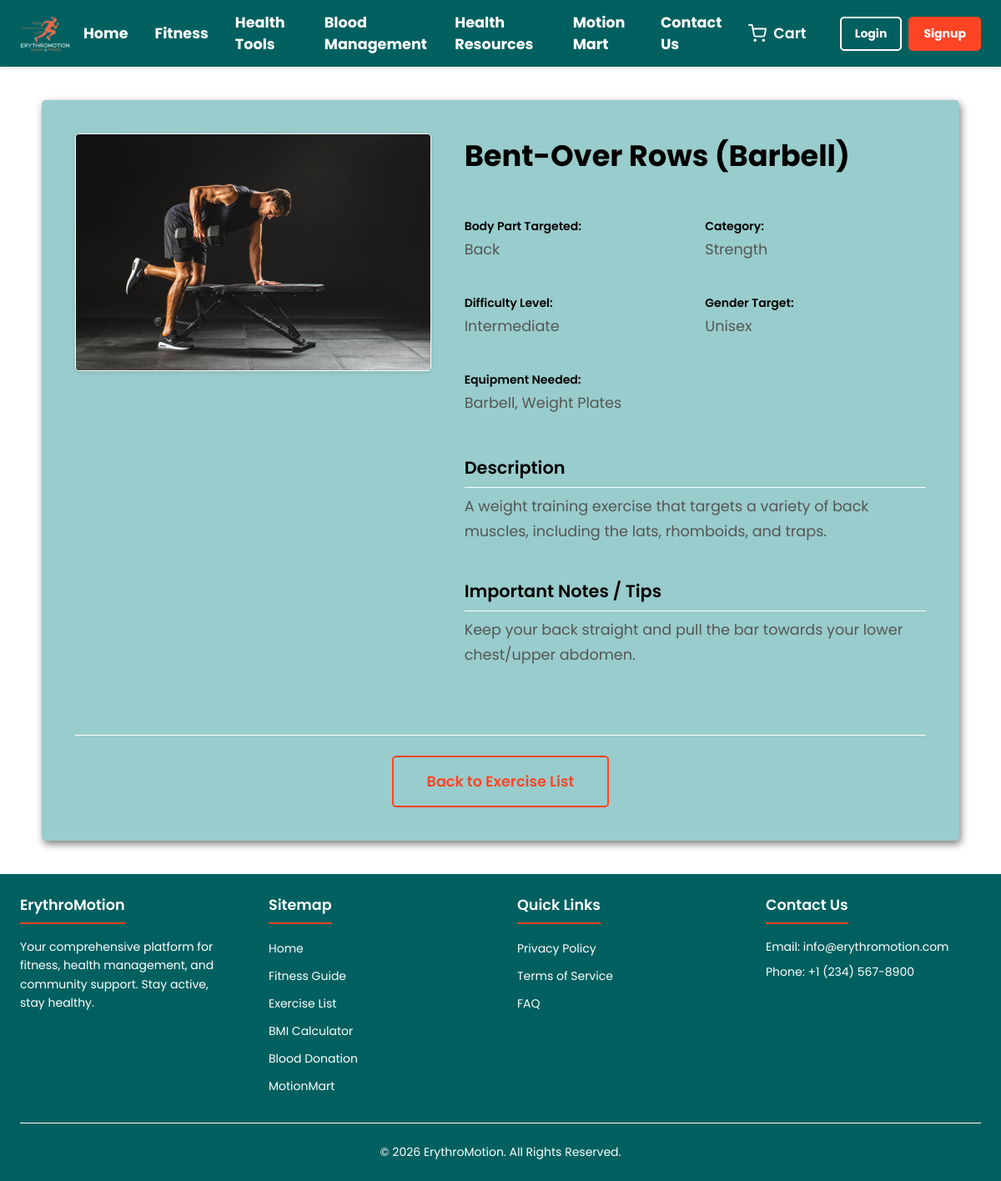
The page /exercise_details.php?id=25 on the database its author committed.
### tables this page shows
CREATE TABLE IF NOT EXISTS exercises (
    exercise_id INT AUTO_INCREMENT PRIMARY KEY,
    name VARCHAR(255) NOT NULL,
    description TEXT NULL,
    body_part_targeted VARCHAR(100) NULL,
    category_type VARCHAR(100) NULL,
    difficulty_level ENUM('Beginner', 'Intermediate', 'Advanced') NOT NULL,
    equipment_needed BOOLEAN NOT NULL DEFAULT 0,
    equipment_details VARCHAR(255) NULL,
    image_url VARCHAR(255) NULL,
    video_url VARCHAR(255) NULL,
    gender_target ENUM('Unisex', 'Male', 'Female') DEFAULT 'Unisex',
    notes TEXT NULL,
    is_featured BOOLEAN DEFAULT 0
);

### exercise_details.php (the view, shortened to what this page needs)
<?php
$root_path_prefix = "";
include __DIR__ . '/includes/db_connect.php';
$exercise = null;
$errors = [];
$exercise_id_from_get = filter_input(INPUT_GET, 'id', FILTER_VALIDATE_INT);
if (!$exercise_id_from_get) {
    $errors[] = "No exercise ID specified or invalid ID format.";
} else {
    try {
        $pdo = new PDO("mysql:host=$db_host;dbname=$db_name;charset=utf8mb4", $db_user, $db_pass);
        $pdo->setAttribute(PDO::ATTR_ERRMODE, PDO::ERRMODE_EXCEPTION);
        $pdo->setAttribute(PDO::ATTR_DEFAULT_FETCH_MODE, PDO::FETCH_ASSOC);
        $stmt = $pdo->prepare("SELECT * FROM exercises WHERE exercise_id = :exercise_id");
        $stmt->bindParam(':exercise_id', $exercise_id_from_get, PDO::PARAM_INT);
        $stmt->execute();
        $exercise = $stmt->fetch();
    } catch (PDOException $e) {
        $errors[] = "Database error: Could not retrieve exercise details. " . $e->getMessage();
        $page_title = "Error - ErythroMotion";
    }
}
?>
<!DOCTYPE html>
<html lang="en">
<head>
    <link rel="stylesheet" href="<?php echo $root_path_prefix; ?>css/variables.css">
    <link rel="stylesheet" href="<?php echo $root_path_prefix; ?>css/navbar.css">
    <link rel="stylesheet" href="<?php echo $root_path_prefix; ?>css/footer.css">
    <link rel="stylesheet" href="<?php echo $root_path_prefix; ?>css/exercise_details.css">
</head>
<body>
    <?php include __DIR__ . '/includes/navbar.php';  ?>
    <main>
        <div class="exercise-details-container">
            <?php if (!empty($errors)): ?>
                <div class="message error-message global-message">
                    <?php foreach ($errors as $error): ?>
                        <p><?php echo htmlspecialchars($error); ?></p>
                    <?php endforeach; ?>
                    <p><a href="<?php echo $root_path_prefix; ?>exercise.php">Back to Exercise List</a></p>
                </div>
            <?php elseif ($exercise): ?>
                <div class="exercise-layout">
                    <div class="exercise-media-column">
                        <?php if (!empty($exercise['image_url'])): ?>
                            <img src="<?php echo $root_path_prefix . htmlspecialchars($exercise['image_url']); ?>" alt="<?php echo htmlspecialchars($exercise['name']); ?>" class="exercise-main-image">
                        <?php else: ?>
                            <img src="<?php echo $root_path_prefix; ?>images/exercises/placeholder_large.png" alt="Placeholder Exercise Image" class="exercise-main-image placeholder-image">
                        <?php endif; ?>
                    </div>
                    <div class="exercise-info-column">
                        <h1 class="exercise-main-title"><?php echo htmlspecialchars($exercise['name']); ?></h1>
                        <div class="exercise-info-grid">
                            <div class="info-item">
                                <strong>Body Part Targeted:</strong>
                                <p><?php echo htmlspecialchars($exercise['body_part_targeted'] ?? 'N/A'); ?></p>
                            </div>
                            <div class="info-item">
                                <strong>Category:</strong>
                                <p><?php echo htmlspecialchars($exercise['category_type'] ?? 'N/A'); ?></p>
                            </div>
                            <div class="info-item">
                                <strong>Difficulty Level:</strong>
                                <p><?php echo htmlspecialchars($exercise['difficulty_level']); ?></p>
                            </div>
                            <div class="info-item">
                                <strong>Gender Target:</strong>
                                <p><?php echo htmlspecialchars($exercise['gender_target']); ?></p>
                            </div>
                            <div class="info-item full-width-info">
                                <strong>Equipment Needed:</strong>
                                <p>
                                    <?php
                                    if ($exercise['equipment_needed']) {
                                        echo htmlspecialchars($exercise['equipment_details'] ?: 'Specific equipment required.');
                                    } else {
                                        echo 'None (Bodyweight Exercise)';
                                    }
                                    ?>
                                </p>
                            </div>
                        </div>
                        <div class="exercise-details-section exercise-description-section">
                            <h2>Description</h2>
                            <p><?php echo nl2br(htmlspecialchars($exercise['description'] ?? 'No description available.')); ?></p>
                        </div>
                        <?php if (!empty($exercise['notes'])): ?>
                        <div class="exercise-details-section exercise-notes-section">
                            <h2>Important Notes / Tips</h2>
                            <p><?php echo nl2br(htmlspecialchars($exercise['notes'])); ?></p>
                        </div>
                        <?php endif; ?>
                    </div>
                </div>
                <div class="exercise-page-actions">
                    <a href="<?php echo $root_path_prefix; ?>exercise.php" class="button-secondary">Back to Exercise List</a>
                </div>
            <?php else: ?>
                 <p>The exercise you are looking for could not be found.</p>
                 <p><a href="<?php echo $root_path_prefix; ?>exercise.php">Back to Exercise List</a></p>
            <?php endif; ?>
        </div>
    </main>
    <?php include __DIR__ . '/includes/footer.php';  ?>
</body>
</html>

### css/variables.css (style rules this page uses)
:root { --primary-color: #ff4524; --primary-color-darker: #c9361c; --secondary-color: #80ccff; --success-color: #00a000; --error-color: red; --text-color-primary: #000000; --white-text-color: white; --text-color-secondary: #555555; --white: white; --black: black; --background-color: #006060; --background-color-light: #99cccc; --border-color: #ffffff; --font-family-primary: 'Poppins', 'Roboto', 'Segoe UI', Arial, sans-serif; --font-size-base: 16px; --font-size-small: 0.875rem; --font-size-medium: 1.1rem; --font-size-large: 1.7rem; --spacing-unit: 0.5rem; --spacing-xs: var(--spacing-unit); --spacing-sm: calc(var(--spacing-unit) * 2); --spacing-md: calc(var(--spacing-unit) * 3); --spacing-lg: calc(var(--spacing-unit) * 5); --navbar-height: 5rem; --border-radius: 5px; --transition-speed: 0.3s; --box-shadow: 2px 4px 10px rgba(0, 0, 0, 0.5); }

### css/navbar.css (style rules this page uses)
*, *::before, *::after { box-sizing: border-box; margin: 0; padding: 0; }
body { padding-top: var(--navbar-height); font-family: var(--font-family-primary); background-color: var(--white); }

### css/exercise_details.css (style rules this page uses)
.exercise-details-container { max-width: 1100px; margin: 0 auto; background-color: var(--background-color-light); padding: var(--spacing-lg); border-radius: var(--border-radius); box-shadow: var(--box-shadow); }
.exercise-layout { display: flex; flex-wrap: wrap; gap: var(--spacing-lg); margin-bottom: var(--spacing-lg); }
.exercise-media-column { flex: 1 1 400px; min-width: 300px; display: flex; flex-direction: column; align-items: center; }
.exercise-info-column { flex: 2 1 500px; color: var(--text-color-primary); }
.exercise-main-title { font-size: 2.2rem; font-weight: 700; color: var(--text-color-primary); margin-bottom: var(--spacing-md); text-align: left; }
.exercise-main-image { width: 100%; max-width: 500px; height: auto; max-height: 400px; object-fit: cover; border-radius: var(--border-radius); border: 1px solid var(--border-color); box-shadow: 0 2px 4px rgba(0, 0, 0, 0.1); margin-bottom: var(--spacing-md); display: block; }
.exercise-info-grid { display: grid; grid-template-columns: repeat(auto-fit, minmax(220px, 1fr)); gap: var(--spacing-md); margin-bottom: var(--spacing-md); padding: var(--spacing-sm) 0; }
.info-item { padding: var(--spacing-xs) 0; }
.info-item.full-width-info { grid-column: 1 / -1; }
.info-item strong { display: block; font-weight: 600; color: var(--text-color-primary); margin-bottom: 3px; font-size: var(--font-size-small); }
.info-item p { margin: 0; font-size: var(--font-size-medium); color: var(--text-color-secondary); line-height: 1.6; }
.exercise-details-section { margin-bottom: var(--spacing-lg); }
.exercise-details-section h2, .exercise-description-section h2, .exercise-notes-section h2 { font-size: 1.3rem; font-weight: 600; color: var(--text-color-primary); margin-top: 0; margin-bottom: var(--spacing-xs); padding-bottom: var(--spacing-xs); border-bottom: 1px solid var(--border-color); }
.exercise-details-section p, .exercise-description-section p, .exercise-notes-section p { font-size: var(--font-size-medium); line-height: 1.7; color: var(--text-color-secondary); margin-bottom: var(--spacing-sm); }
.exercise-page-actions { text-align: center; margin-top: var(--spacing-lg); padding-top: var(--spacing-md); border-top: 1px solid var(--border-color); }
.button-secondary { display: inline-block; padding: var(--spacing-sm) var(--spacing-lg); font-size: var(--font-size-medium); color: var(--primary-color); background-color: transparent; border: 2px solid var(--primary-color); text-decoration: none; border-radius: var(--border-radius); transition: background-color 0.2s, color 0.2s; font-weight: 600; }

### exercise_details.php (style rules this page uses)
body { display: flex; flex-direction: column; min-height: 100vh; }
main { flex-grow: 1; padding: var(--spacing-lg) var(--spacing-md); background-color: var(--white); }

### rows shown on the page
exercises: image_url (picture), name "Bent-Over Rows (Barbell)", body_part_targeted "Back", category_type "Strength", difficulty_level "Intermediate", gender_target "Unisex", equipment_details "Barbell, Weight Plates", description "A weight training exercise that targets a variety of back muscles, including the lats, rhomboids, and traps.", notes "Keep your back straight and pull the bar towards your lower chest/upper abdomen."
